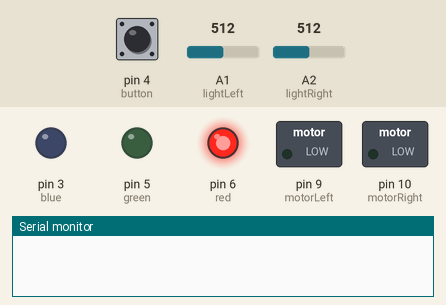
Simulated run of this sketch. Board: Arduino Uno, built with avr-gcc and run on an emulated ATmega328P. Shown: switched loads named in the sketch (green lamp = pin HIGH), output pins drawn as LEDs (lit = HIGH), the last lines printed to the serial monitor. The inputs (shaded band) are chosen by the test bench; at power-on: pin 4 (button) HIGH, A1 (lightLeft) = 512, A2 (lightRight) = 512.

Above: at 0.8 s.
0.9 s: pin 4 (button) pulled LOW for 3.2 s
At 5.2 s:
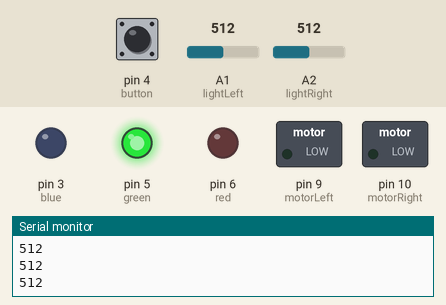
5.6 s: A1 (lightLeft) set to 692
7.1 s: A1 (lightLeft) set to 713
At 8.0 s:
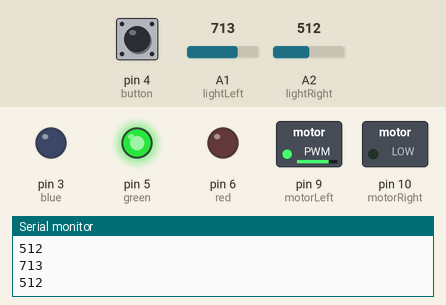
8.6 s: A2 (lightRight) set to 684
10.1 s: A2 (lightRight) set to 712
At 11.3 s:
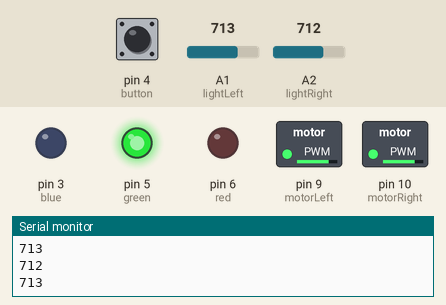
11.6 s: A1 (lightLeft) set to 511
At 12.7 s:
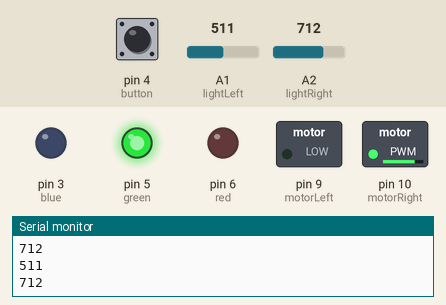
Timing chart, 0 to 14.1 s (numbered marks = the images above; inputs shaded):
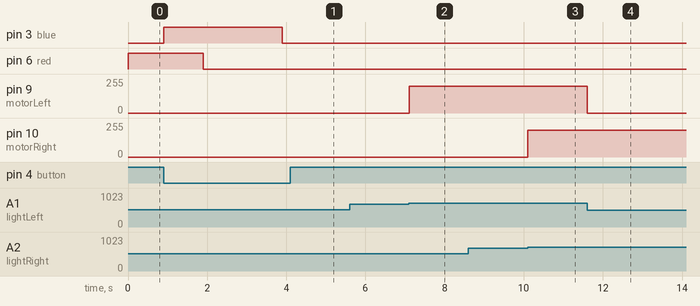

The sketch:

Car_beginnings.ino
```cpp
int motorLeft = 9;
int motorRight= 10;
int lightRight = 2;
int lightLeft = 1;
int pwrLevel = 200;
int button = 4;
int red = 6, green=5, blue =3;


int limit;
int normal;
void setup()
{
  // Set up the motor pin to be an output:
  pinMode(red,OUTPUT);
  pinMode(green,OUTPUT);
  pinMode(blue,OUTPUT);
  pinMode(motorLeft, OUTPUT);
  pinMode(motorRight,OUTPUT);
  // Set up the serial port:
  pinMode(button,INPUT);

  con();
  Serial.begin(9600);
}

void loop(){
  motorOn(motorLeft,lightLeft,700);
  motorOn(motorRight,lightRight,700);
}

void motorOn(int motorPin,int lpin,int limit){
  int lightLevel = analogRead(lpin);
  Serial.print(lightLevel);
  Serial.print("\n");
  if(lightLevel > limit){
    analogWrite(motorPin, pwrLevel); // turn the motor on (full speed)
  }else
     analogWrite(motorPin,LOW);
}

void con(){
  digitalWrite(red,HIGH);
  limit = getLevel(blue);
  digitalWrite(red,LOW);
  delay(1000);
  normal = getLevel(green);
  digitalWrite(blue,LOW);

 }

int getLevel(int led){
  int lvl = 0;
  int btn;
  while(1){
     btn = digitalRead(button); //read from the button input

     if(btn == LOW){
      digitalWrite(led,HIGH);
      delay(1000);
      lvl += analogRead(lightRight);
      lvl += analogRead(lightLeft);
      lvl = lvl/2 + 1;
      break;
     }
  }
  return lvl;
}
```

Measured:
- the behaviour switches between 700 and 701 on A1 (lightLeft) (found by bisection; images 1 and 2)
- the behaviour switches between 700 and 701 on A2 (lightRight) (found by bisection; images 2 and 3)
- after the input at 0.9 s, pin 3 (blue): LOW → HIGH at once, → LOW 3.0 s later; pin 5 (green): LOW → HIGH after 2.0 s; pin 6 (red): HIGH → LOW after 1.0 s
- after the input at 7.1 s, pin 9 (motorLeft): 0/255 → 200/255 at once
- after the input at 10.1 s, pin 10 (motorRight): 0/255 → 200/255 at once
- after the input at 11.6 s, pin 9 (motorLeft): 200/255 → 0/255 at once
